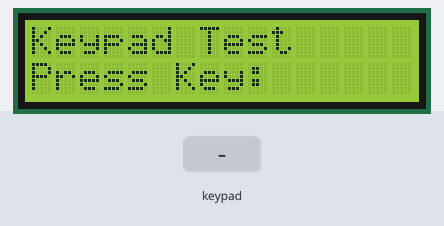
A sketch run on a simulated ESP32. Parts: 16×2 character LCD. The inputs (shaded band) are chosen by the test bench. What the sketch prints to the serial monitor is not drawn.

Above: at 1.2 s.
1.3 s: keypad keys 1 3 1 2 1 4 2 7 # pressed 0.4 s apart
At 5.2 s:
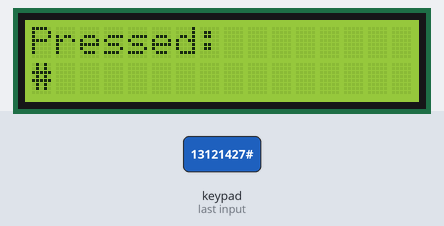
6.4 s: key 'A' pressed
At 7.8 s:
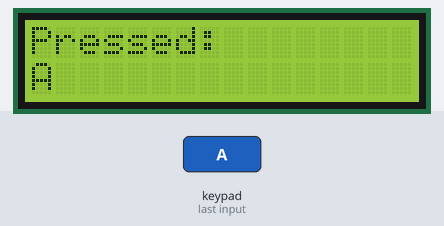
8.1 s: key 'B' pressed
At 9.3 s:
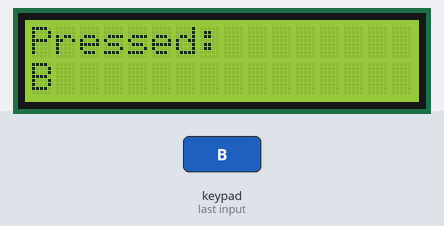
9.8 s: keypad keys 1 3 1 2 1 4 2 7 * pressed 0.4 s apart
At 14.2 s:
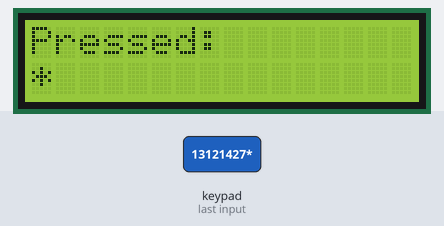
14.9 s: key 'C' pressed
At 15.7 s:
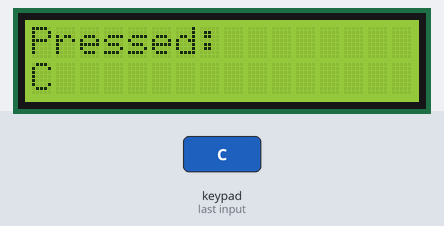
16.6 s: keypad keys 1 3 1 2 1 4 2 7 D pressed 0.4 s apart
At 17.41 s:
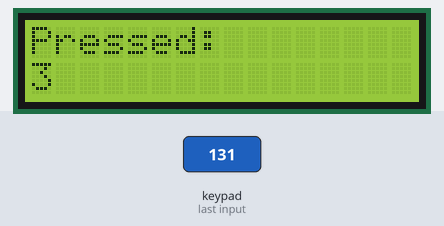
Timing chart, 0 to 19.6 s (numbered marks = the images above; inputs shaded):
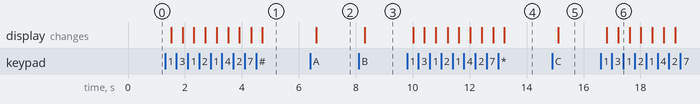

Measured:
- after the input at 1.3 s, the display: first changes after 0.22 s (image 1 shows a later state)
- after the input at 6.4 s, the display: changes after 0.22 s (image 2)
- after the input at 8.1 s, the display: changes after 0.22 s (image 3)
- after the input at 9.8 s, the display: first changes after 0.22 s (image 4 shows a later state)
- after the input at 14.9 s, the display: changes after 0.22 s (image 5)
- after the input at 16.6 s, the display: first changes after 0.22 s (image 6 shows a later state)

The sketch:

lcd_keypad_test_esp32.ino
```cpp
#include <Wire.h>
#include <LiquidCrystal_I2C.h>
#include <Keypad.h>

// Initialize the LCD (I2C address 0x27, 16 columns, 2 rows)
LiquidCrystal_I2C lcd(0x27, 16, 2);

// Define the keypad layout
const byte ROWS = 4;
const byte COLS = 4;
char keys[ROWS][COLS] = {
    {'1', '2', '3', 'A'},
    {'4', '5', '6', 'B'},
    {'7', '8', '9', 'C'},
    {'*', '0', '#', 'D'}
};

byte rowPins[ROWS] = {13, 12, 14, 27}; // ESP32 GPIOs for rows
byte colPins[COLS] = {26, 25, 33, 32}; // ESP32 GPIOs for columns

Keypad keypad = Keypad(makeKeymap(keys), rowPins, colPins, ROWS, COLS);

void setup() {
    Serial.begin(115200);
    Wire.begin(21, 22);  // Ensure correct I2C pins

    lcd.init();  // Correct function to initialize LCD
    lcd.backlight();
    lcd.setCursor(0, 0);
    lcd.print("Keypad Test");
    lcd.setCursor(0, 1);
    lcd.print("Press Key:");
}

void loop() {
    char key = keypad.getKey();
    if (key) {
        delay(200); // Debounce delay
        Serial.print("Key Pressed: ");
        Serial.println(key);
        lcd.clear();
        lcd.setCursor(0, 0);
        lcd.print("Pressed:");
        lcd.setCursor(0, 1);
        lcd.print(key);
    }
}
```
